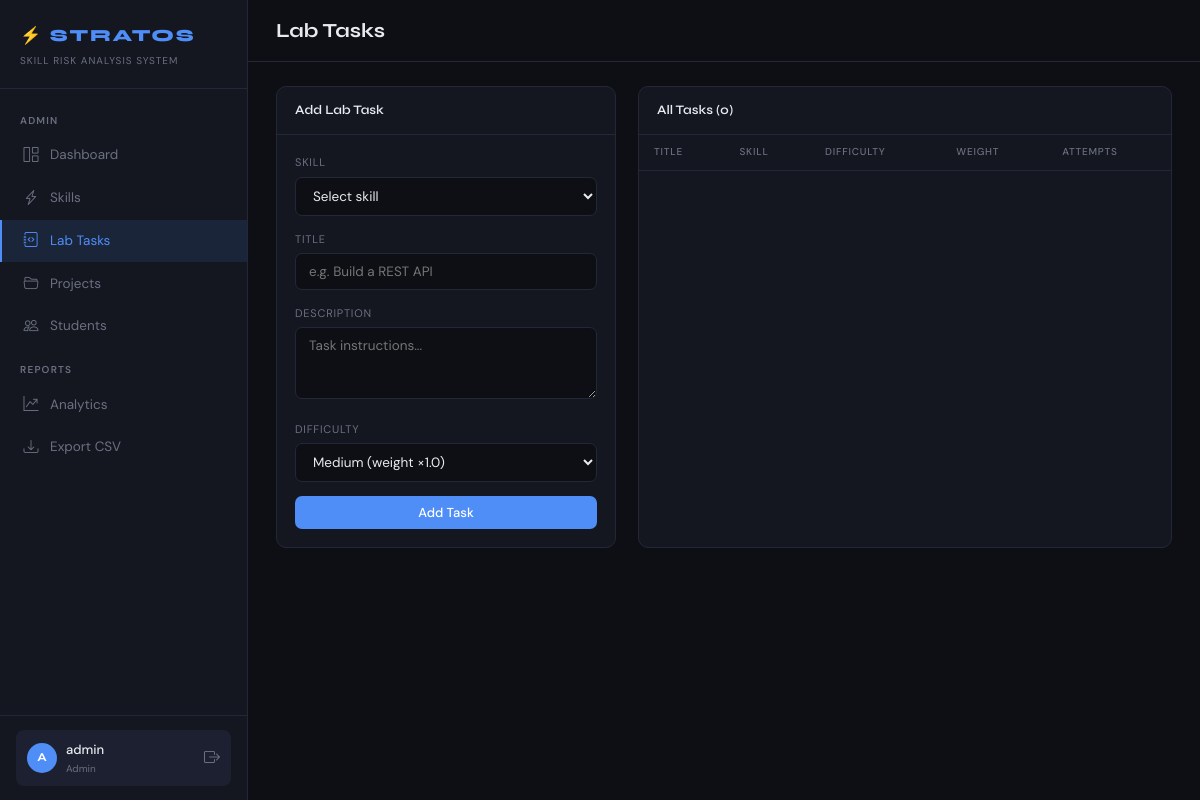
The app's page /admin/tasks (signed in) with its own data.
### models.py (models this page shows, shortened)
class User(UserMixin, db.Model):
    __tablename__ = 'users'
    user_id    = db.Column(db.Integer, primary_key=True, autoincrement=True)
    username   = db.Column(db.String(50),  nullable=False, unique=True)
    email      = db.Column(db.String(100), nullable=False, unique=True)
    password   = db.Column(db.String(255), nullable=False)
    role       = db.Column(db.Enum('Student','Admin'), nullable=False, default='Student')
    branch     = db.Column(db.String(50),  nullable=True)
    year       = db.Column(db.SmallInteger, nullable=True)
    created_at = db.Column(db.DateTime, default=datetime.utcnow)
    @property
    def is_admin(self): return self.role == 'Admin'
    skills   = db.relationship('StudentSkill', back_populates='student', cascade='all, delete-orphan')
    attempts = db.relationship('TaskAttempt',  back_populates='student', cascade='all, delete-orphan')
    projects = db.relationship('Project', secondary=student_project, back_populates='students')

### routes/admin.py (the view, shortened to what this page needs)
@admin_bp.route('/tasks', methods=['GET','POST'])
@login_required
@admin_required
def manage_tasks():
    all_skills = Skill.query.order_by(Skill.name).all()
    tasks = (db.session.query(LabTask, Skill,
             func.count(TaskAttempt.attempt_id).label('cnt'))
        .join(Skill, LabTask.skill_id == Skill.skill_id)
        .outerjoin(TaskAttempt, TaskAttempt.task_id == LabTask.task_id)
        .group_by(LabTask.task_id, Skill.skill_id)
        .order_by(Skill.name, LabTask.difficulty).all())
    return render_template('admin/tasks.html', tasks=tasks, skills=all_skills)

### routes/admin.py (called while the page is built)
def admin_required(f):
    @wraps(f)
    def dec(*a, **kw):
        if not current_user.is_authenticated or not current_user.is_admin:
            flash('Admin access required.', 'danger')
            return redirect(url_for('auth.login'))
        return f(*a, **kw)
    return dec

### templates/admin/tasks.html (shortened to what this page needs)
{% extends 'base.html' %}
{% block page_title %}Lab Tasks{% endblock %}
{% block content %}
<div class="grid-sidebar">
  <div class="card">
    <div class="card-head">Add Lab Task</div>
    <div class="card-body">
      <form method="POST">
        <div class="field"><label class="lbl-f">Skill</label>
          <select name="skill_id" class="inp" required>
            <option value="">Select skill</option>
          </select></div>
        <div class="field"><label class="lbl-f">Title</label>
          <input name="title" class="inp" placeholder="e.g. Build a REST API" required></div>
        <div class="field"><label class="lbl-f">Description</label>
          <textarea name="description" class="inp" rows="3" placeholder="Task instructions..."></textarea></div>
        <div class="field"><label class="lbl-f">Difficulty</label>
          <select name="difficulty" class="inp" required>
            <option value="Medium" selected>Medium (weight ×1.0)</option>
          </select></div>
        <button type="submit" class="btn-primary" style="width:100%;">Add Task</button>
      </form>
    </div>
  </div>
  <div class="card">
    <div class="card-head">All Tasks ({{ tasks|length }})</div>
    <table class="tbl">
      <thead><tr><th>Title</th><th>Skill</th><th>Difficulty</th><th>Weight</th><th>Attempts</th></tr></thead>
    </table>
  </div>
</div>
{% endblock %}

### templates/base.html (shortened to what this page needs)
<!DOCTYPE html>
<html lang="en">
<head>
  <link href="https://cdn.jsdelivr.net/npm/bootstrap-icons@1.11.3/font/bootstrap-icons.min.css" rel="stylesheet">
</head>
<body>
{% if current_user.is_authenticated %}
<aside class="sidebar">
  <div class="sb-brand">
    <h1>⚡ STRATOS</h1>
    <p>Skill Risk Analysis System</p>
  </div>
  <nav class="sb-nav">
    {% if current_user.is_admin %}
      <div class="sb-section">Admin</div>
      <a href="{{ url_for('admin.dashboard') }}"      class="sb-link {% if request.endpoint=='admin.dashboard'      %}active{% endif %}"><i class="bi bi-grid-1x2"></i> Dashboard</a>
      <a href="{{ url_for('admin.manage_skills') }}"  class="sb-link {% if request.endpoint=='admin.manage_skills'  %}active{% endif %}"><i class="bi bi-lightning-charge"></i> Skills</a>
      <a href="{{ url_for('admin.manage_tasks') }}"   class="sb-link {% if request.endpoint=='admin.manage_tasks'   %}active{% endif %}"><i class="bi bi-journal-code"></i> Lab Tasks</a>
      <a href="{{ url_for('admin.manage_projects') }}" class="sb-link {% if request.endpoint=='admin.manage_projects' %}active{% endif %}"><i class="bi bi-folder2-open"></i> Projects</a>
      <a href="{{ url_for('admin.manage_students') }}" class="sb-link {% if request.endpoint=='admin.manage_students' %}active{% endif %}"><i class="bi bi-people"></i> Students</a>
      <div class="sb-section">Reports</div>
      <a href="{{ url_for('admin.analytics') }}"      class="sb-link {% if request.endpoint=='admin.analytics'      %}active{% endif %}"><i class="bi bi-graph-up-arrow"></i> Analytics</a>
      <a href="{{ url_for('admin.export_csv') }}"     class="sb-link"><i class="bi bi-download"></i> Export CSV</a>
    {% endif %}
  </nav>
  <div class="sb-footer">
    <div class="user-pill">
      <div class="user-avatar">{{ current_user.username[0].upper() }}</div>
      <div style="flex:1;min-width:0;">
        <div class="user-name">{{ current_user.username }}</div>
        <div class="user-role">{{ current_user.role }}{% if current_user.branch %} · {{ current_user.branch }}{% endif %}</div>
      </div>
      <a href="{{ url_for('auth.logout') }}" title="Logout" style="color:var(--muted);font-size:16px;"><i class="bi bi-box-arrow-right"></i></a>
    </div>
  </div>
</aside>
{% endif %}
<div class="main" {% if not current_user.is_authenticated %}style="margin-left:0"{% endif %}>
  {% if current_user.is_authenticated %}
  <div class="topbar">
    <h2 class="page-title">{% block page_title %}{% endblock %}</h2>
  </div>
  {% endif %}
  <div class="content">
    {% block content %}{% endblock %}
  </div>
</div>
</body>
</html>

### templates/base.html (style rules this page uses)
:root { --bg: #0d0f14; --bg-card: #141720; --bg-hover: #1c2030; --bg-input: #0d0f14; --accent: #4f8ef7; --accent-dim: rgba(79,142,247,0.12); --danger: #f75f5f; --warn: #f7b74f; --ok: #4ff7a0; --text: #e8eaf0; --muted: #6b7080; --border: #232738; --sidebar-w: 248px; --font-h: 'Syne', sans-serif; --font-b: 'DM Sans', sans-serif; --radius: 10px; }
*, *::before, *::after { box-sizing: border-box; margin: 0; padding: 0; }
body { background: var(--bg); color: var(--text); font-family: var(--font-b); font-size: 14px; line-height: 1.65; min-height: 100vh; }
.sidebar { position: fixed; top: 0; left: 0; width: var(--sidebar-w); height: 100vh; background: var(--bg-card); border-right: 1px solid var(--border); display: flex; flex-direction: column; z-index: 100; overflow-y: auto; }
.sb-brand { padding: 22px 20px 18px; border-bottom: 1px solid var(--border); flex-shrink: 0; }
.sb-brand h1 { font-family: var(--font-h); font-size: 17px; font-weight: 800; letter-spacing: .1em; color: var(--accent); margin: 0; }
.sb-brand p { font-size: 10px; color: var(--muted); margin-top: 3px; letter-spacing: .1em; text-transform: uppercase; }
.sb-nav { flex: 1; padding: 10px 0; }
.sb-section { font-size: 10px; font-weight: 600; letter-spacing: .12em; text-transform: uppercase; color: var(--muted); padding: 14px 20px 5px; }
.sb-link { display: flex; align-items: center; gap: 10px; padding: 9px 20px; color: var(--muted); text-decoration: none; border-left: 2px solid transparent; font-size: 13.5px; transition: all .15s; }
.sb-link.active { color: var(--accent); background: var(--accent-dim); border-left-color: var(--accent); }
.sb-link i { width: 18px; text-align: center; font-size: 15px; }
.sb-footer { padding: 14px 16px; border-top: 1px solid var(--border); flex-shrink: 0; }
.user-pill { display: flex; align-items: center; gap: 9px; padding: 9px 11px; background: var(--bg-hover); border-radius: 8px; }
.user-avatar { width: 30px; height: 30px; border-radius: 50%; background: var(--accent); display: flex; align-items: center; justify-content: center; font-family: var(--font-h); font-weight: 700; font-size: 12px; color: #fff; flex-shrink: 0; }
.user-name { font-size: 13px; font-weight: 500; color: var(--text); }
.user-role { font-size: 10px; color: var(--muted); }
.main { margin-left: var(--sidebar-w); min-height: 100vh; display: flex; flex-direction: column; }
.topbar { padding: 14px 28px; border-bottom: 1px solid var(--border); display: flex; align-items: center; justify-content: space-between; position: sticky; top: 0; background: var(--bg); z-index: 50; }
.page-title { font-family: var(--font-h); font-size: 20px; font-weight: 700; margin: 0; }
.content { padding: 24px 28px; flex: 1; }
.card { background: var(--bg-card); border: 1px solid var(--border); border-radius: var(--radius); overflow: hidden; }
.card-head { padding: 13px 18px; border-bottom: 1px solid var(--border); font-family: var(--font-h); font-size: 13px; font-weight: 600; display: flex; align-items: center; justify-content: space-between; }
.card-body { padding: 18px; }
.tbl { width: 100%; border-collapse: collapse; font-size: 13px; }
.tbl th { padding: 9px 15px; font-size: 10px; letter-spacing: .08em; text-transform: uppercase; color: var(--muted); border-bottom: 1px solid var(--border); text-align: left; font-weight: 500; }
.btn-primary { background: var(--accent); color: #fff; border: none; border-radius: 7px; padding: 8px 18px; font-size: 13px; font-weight: 500; cursor: pointer; font-family: var(--font-b); transition: opacity .15s; text-decoration: none; display: inline-block; }
.field { margin-bottom: 14px; }
.lbl-f { display: block; font-size: 11px; letter-spacing: .07em; text-transform: uppercase; color: var(--muted); margin-bottom: 5px; }
.inp { width: 100%; background: var(--bg-input); border: 1px solid var(--border); border-radius: 7px; color: var(--text); padding: 9px 13px; font-size: 13.5px; font-family: var(--font-b); outline: none; transition: border-color .15s; }
select.inp { cursor: pointer; }
select.inp option { background: var(--bg-card); }
textarea.inp { resize: vertical; min-height: 72px; }
.grid-sidebar { display: grid; grid-template-columns: 340px 1fr; gap: 22px; }

### records on screen
User: username "A", username "admin", role "Admin"

### other values on screen
{{ tasks|length }} "0"
